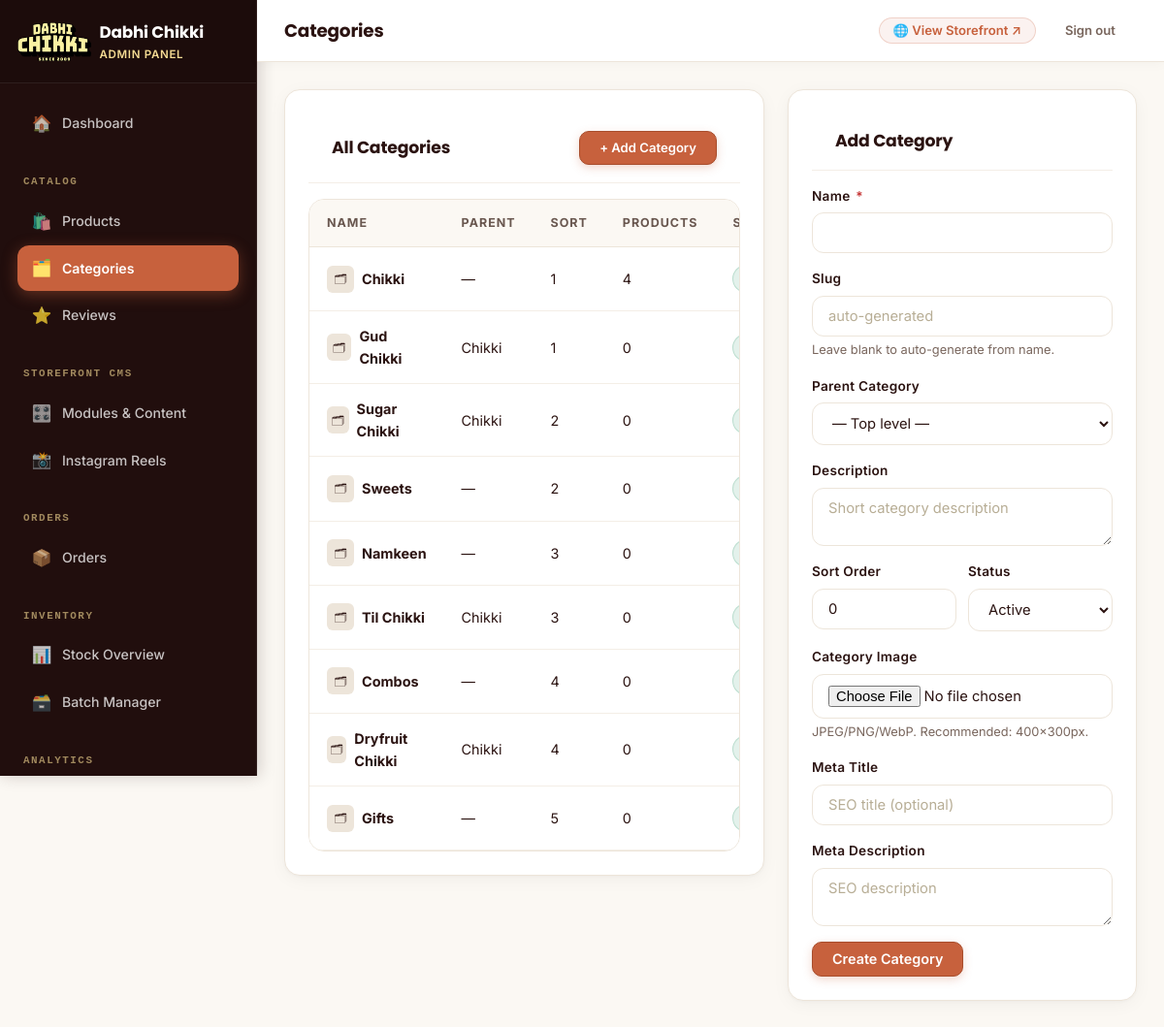
The app's page /admin/categories.php (signed in) with its own data.
### tables this page shows
CREATE TABLE `categories` (
  `id` int unsigned NOT NULL AUTO_INCREMENT,
  `parent_id` int unsigned DEFAULT NULL,
  `name` varchar(120) NOT NULL,
  `slug` varchar(140) NOT NULL,
  `description` text,
  `image_path` varchar(255) DEFAULT NULL,
  `is_active` tinyint(1) NOT NULL DEFAULT '1',
  `sort_order` smallint NOT NULL DEFAULT '0',
  `meta_title` varchar(160) DEFAULT NULL,
  `meta_description` varchar(320) DEFAULT NULL,
  `created_at` datetime NOT NULL DEFAULT CURRENT_TIMESTAMP,
  `updated_at` datetime NOT NULL DEFAULT CURRENT_TIMESTAMP ON UPDATE CURRENT_TIMESTAMP,
  PRIMARY KEY (`id`),
  UNIQUE KEY `slug` (`slug`),
  KEY `idx_cat_parent` (`parent_id`),
  CONSTRAINT `fk_cat_parent` FOREIGN KEY (`parent_id`) REFERENCES `categories` (`id`) ON DELETE CASCADE
);

### includes/helpers/functions.php (called while the page is built, shortened)
<?php
function baseUrl(string $path = ''): string
{
    static $base = null;
    if ($base === null) {
        $script = str_replace('\\', '/', $_SERVER['SCRIPT_NAME'] ?? '');
        if (preg_match('#^(.*?/public_html)#i', $script, $m)) {
            $base = rtrim($m[1], '/');
        } elseif (defined('APP_URL') && ($urlPath = parse_url(APP_URL, PHP_URL_PATH))) {
            $base = rtrim($urlPath, '/');
        } else {
            $base = '';
        }
    }
    $path = '/' . ltrim($path, '/');
    return ($path === '/' && $base !== '') ? $base . '/' : $base . $path;
}
function url(string $path = ''): string
{
    return baseUrl($path);
}
function asset(string $path): string
{
    $cleanPath = ltrim($path, '/');
    $url = baseUrl('assets/' . $cleanPath);
    $realPath = dirname(__DIR__, 2) . '/public_html/assets/' . $cleanPath;
    if (file_exists($realPath)) {
        $url .= '?v=' . filemtime($realPath);
    }
    return $url;
}
function e(?string $value): string
{
    return htmlspecialchars($value ?? '', ENT_QUOTES, 'UTF-8');
}

### includes/bootstrap.php (called while the page is built, shortened)
<?php
spl_autoload_register(function (string $class) {
    $paths = [
        __DIR__ . '/classes/' . $class . '.php',
        __DIR__ . '/classes/payment/' . $class . '.php',
        __DIR__ . '/classes/notifications/' . $class . '.php',
        __DIR__ . '/db/' . $class . '.php',
    ];
    foreach ($paths as $path) {
        if (file_exists($path)) {
            return;
        }
    }
});
require_once __DIR__ . '/helpers/functions.php';

### includes/db/Database.php (called while the page is built, shortened)
<?php
class Database
{
    private static ?PDO $instance = null;
    public static function getInstance(): PDO
    {
        if (self::$instance === null) {
            $dsn = sprintf(
                'mysql:host=%s;dbname=%s;charset=%s',
                DB_HOST,
                DB_NAME,
                DB_CHARSET
            );
            self::$instance = new PDO($dsn, DB_USER, DB_PASS, [
                PDO::ATTR_ERRMODE            => PDO::ERRMODE_EXCEPTION,
                PDO::ATTR_DEFAULT_FETCH_MODE => PDO::FETCH_ASSOC,
                PDO::ATTR_EMULATE_PREPARES   => false,
            ]);
        }
        return self::$instance;
    }
    public static function query(string $sql, array $params = []): PDOStatement
    {
        $stmt = self::getInstance()->prepare($sql);
        $stmt->execute($params);
        return $stmt;
    }
    public static function fetchOne(string $sql, array $params = []): ?array
    {
        $row = self::query($sql, $params)->fetch();
        return $row !== false ? $row : null;
    }
    public static function fetchAll(string $sql, array $params = []): array
    {
        return self::query($sql, $params)->fetchAll();
    }
}

### includes/classes/Category.php (called while the page is built, shortened)
<?php
class Category
{
    public static function getAll(): array
    {
        return Database::fetchAll(
            'SELECT c.*, p.name AS parent_name
             FROM categories c
             LEFT JOIN categories p ON p.id = c.parent_id
             ORDER BY c.sort_order, c.name'
        );
    }
}

### public_html/admin/categories.php (the view, shortened to what this page needs)
<?php
require_once __DIR__ . '/../../includes/bootstrap.php';
$editRow = null;
$categories = Category::getAll();
?>
<!DOCTYPE html>
<html lang="en">
<head>
  <link rel="stylesheet" href="<?= asset('css/style.css') ?>">
</head>
<body>
<div class="admin-layout">
  <?php require_once __DIR__ . '/partials/sidebar.php'; ?>
  <div class="admin-main">
    <?php require_once __DIR__ . '/partials/topbar.php'; ?>
    <div class="admin-content">
      <div style="display:grid;grid-template-columns:1fr 360px;gap:24px;align-items:start;">
        <div class="card">
          <div class="card-header">
            <h3 class="card-title">All Categories</h3>
            <a href="<?= url('admin/categories.php?action=add') ?>" class="btn btn-primary btn-sm">+ Add Category</a>
          </div>
          <div class="table-wrap">
            <table class="dc-table">
              <thead>
                <tr>
                  <th>Name</th>
                  <th>Parent</th>
                  <th>Sort</th>
                  <th>Products</th>
                  <th>Status</th>
                </tr>
              </thead>
              <tbody>
                <?php foreach ($categories as $cat):
                  $prodCount = (int)(Database::fetchOne(
                    'SELECT COUNT(*) as c FROM products WHERE category_id = ?', [$cat['id']]
                  )['c'] ?? 0);
                ?>
                <tr>
                  <td>
                    <div style="display:flex;align-items:center;gap:8px;">
                      <?php if ($cat['image_path']): ?>
                        <img src="<?= e(imageUrl($cat['image_path'])) ?>" style="width:28px;height:28px;border-radius:6px;object-fit:cover;" alt="">
                      <?php else: ?>
                        <span style="width:28px;height:28px;border-radius:6px;background:var(--dc-border);display:flex;align-items:center;justify-content:center;font-size:12px;">🗂</span>
                      <?php endif; ?>
                      <strong><?= e($cat['name']) ?></strong>
                    </div>
                  </td>
                  <td><?= e($cat['parent_name'] ?? '—') ?></td>
                  <td><?= (int)$cat['sort_order'] ?></td>
                  <td><?= $prodCount ?></td>
                  <td>
                    <span class="badge badge-<?= $cat['is_active'] ? 'success' : 'neutral' ?>">
                    </span>
                  </td>
                </tr>
                <?php endforeach; ?>
              </tbody>
            </table>
          </div>
        </div>
        <div class="card" id="catForm">
          <div class="card-header">
            <h3 class="card-title"><?= $editRow ? 'Edit Category' : 'Add Category' ?></h3>
          </div>
          <form method="POST" action="<?= url('admin/categories.php') ?>" enctype="multipart/form-data">
            <div class="form-group">
              <label class="form-label">Name <span>*</span></label>
              <input type="text" name="name" class="form-control" required autofocus
                value="<?= e($editRow['name'] ?? '') ?>" id="catNameInput">
            </div>
            <div class="form-group">
              <label class="form-label">Slug</label>
              <input type="text" name="slug" class="form-control" id="catSlugInput"
                value="<?= e($editRow['slug'] ?? '') ?>" placeholder="auto-generated">
              <p class="form-hint">Leave blank to auto-generate from name.</p>
            </div>
            <div class="form-group">
              <label class="form-label">Parent Category</label>
              <select name="parent_id" class="form-control form-select">
                <option value="">— Top level —</option>
              </select>
            </div>
            <div class="form-group">
              <label class="form-label">Description</label>
              <textarea name="description" class="form-control" rows="2" placeholder="Short category description"><?= e($editRow['description'] ?? '') ?></textarea>
            </div>
            <div class="grid-2" style="gap:12px;">
              <div class="form-group">
                <label class="form-label">Sort Order</label>
                <input type="number" name="sort_order" class="form-control" value="<?= (int)($editRow['sort_order'] ?? 0) ?>" min="0">
              </div>
              <div class="form-group">
                <label class="form-label">Status</label>
                <select name="is_active" class="form-control form-select">
                  <option value="1" <?= (($editRow['is_active'] ?? 1) == 1) ? 'selected' : '' ?>>Active</option>
                </select>
              </div>
            </div>
            <div class="form-group">
              <label class="form-label">Category Image</label>
              <input type="file" name="image" class="form-control" accept="image/jpeg,image/png,image/webp">
              <p class="form-hint">JPEG/PNG/WebP. Recommended: 400×300px.</p>
            </div>
            <div class="form-group">
              <label class="form-label">Meta Title</label>
              <input type="text" name="meta_title" class="form-control" maxlength="160"
                value="<?= e($editRow['meta_title'] ?? '') ?>" placeholder="SEO title (optional)">
            </div>
            <div class="form-group">
              <label class="form-label">Meta Description</label>
              <textarea name="meta_description" class="form-control" rows="2" maxlength="320"
                placeholder="SEO description"><?= e($editRow['meta_description'] ?? '') ?></textarea>
            </div>
            <div style="display:flex;gap:8px;">
              <button type="submit" class="btn btn-primary"><?= $editRow ? 'Update Category' : 'Create Category' ?></button>
            </div>
          </form>
        </div>
      </div>
    </div>
  </div>
</div>
</body>
</html>

### records on screen
categories: name "Chikki", parent_name "—", sort_order "1", prodCount "4"
categories: name "Gud Chikki", parent.name "Chikki", sort_order "1", prodCount "0"
categories: name "Sugar Chikki", parent.name "Chikki", sort_order "2", prodCount "0"
categories: name "Sweets", parent_name "—", sort_order "2", prodCount "0"
categories: name "Namkeen", parent_name "—", sort_order "3", prodCount "0"
categories: name "Til Chikki", parent.name "Chikki", sort_order "3", prodCount "0"
categories: name "Combos", parent_name "—", sort_order "4", prodCount "0"
categories: name "Dryfruit Chikki", parent.name "Chikki", sort_order "4", prodCount "0"
categories: name "Gifts", parent_name "—", sort_order "5", prodCount "0"

### other values on screen
$pageHeading "Categories"
